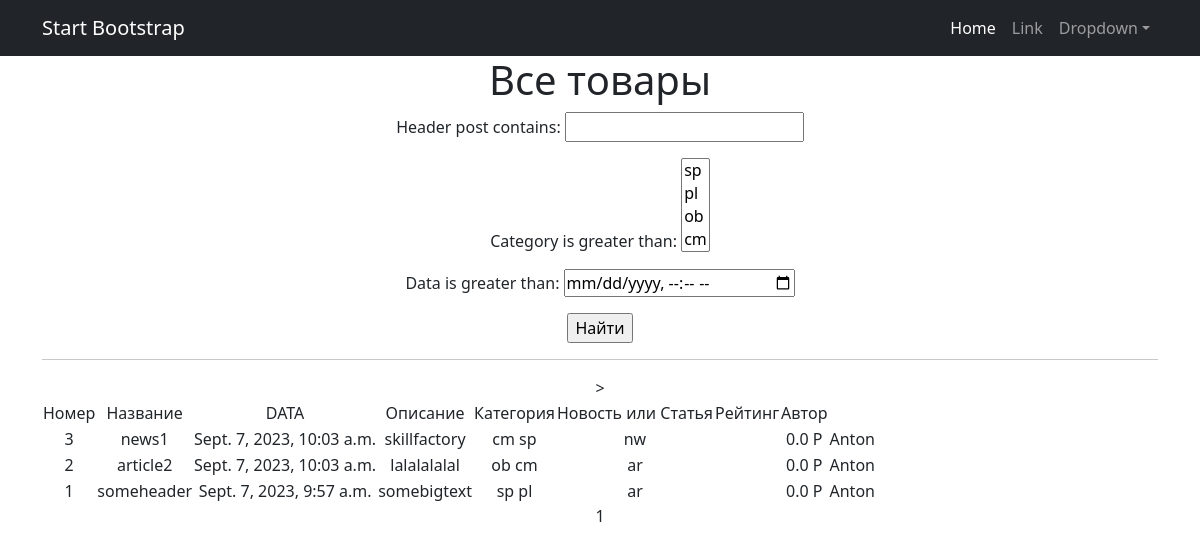
Before: /news/ with the older database file.
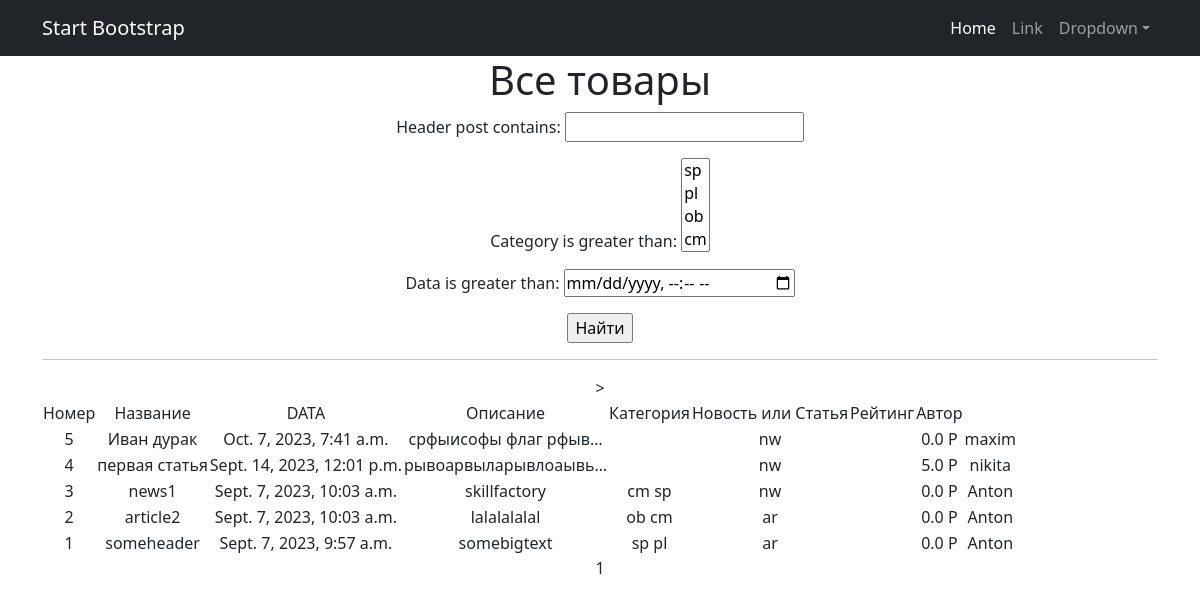
After: the same page with the newer database file.
### news/models.py (models this page shows, shortened)
class Post(models.Model):
    autor = models.ForeignKey(Autor, on_delete= models.CASCADE)
    article = 'ar'
    news = 'nw'
    POST = (
        (article, 'Статья'),
        (news, 'Новость')
    )
    data = models.DateTimeField(auto_now_add = True)
    st_or_nw = models.CharField(max_length=2, choices=POST,default=article)
    header_post=models.CharField(max_length=255)
    test_post = models.TextField()
    rating = models.FloatField()
    category =models.ManyToManyField(Category, through = 'PostCategory')

class Category(models.Model):
    sport = 'sp'
    politic = 'pl'
    obrazovanie = 'ob'
    comedy = 'cm'
    CATEGORY = (
        (sport, 'Спорт'),
        (politic, 'Политика'),
        (obrazovanie, 'Образование'),
        (comedy, 'Комедия')
    )
    name_cat = models.CharField(max_length= 2, unique=True,
                           choices=CATEGORY)
    subscribers = models.ManyToManyField(User, related_name='categories')
    def __str__(self):
        return f"{self.name_cat}"

class Autor(models.Model):  # наследуемся от класса Model
    autorUser = models.OneToOneField(User, on_delete=models.CASCADE)
    reit_pos_Autor = models.FloatField(default=0)

### news/views.py (the view)
# urls.py: path('', PostList.as_view(), name='post_list'),
class PostList(ListView):
    model = Post
    ordering = '-data'
    template_name = 'news.html'
    context_object_name = 'news'
    paginate_by = 10
    def get_queryset(self):
        queryset = super().get_queryset()
        self.filterset = PostFilter(self.request.GET, queryset)
        return self.filterset.qs
    def get_context_data(self, **kwargs):
        context = super().get_context_data(**kwargs)
        context['filterset'] = self.filterset
        return context

### news/templatetags/custom_filters.py (called while the page is built)
@register.filter()
def currency(value, code='rub'):
   postfix = CURRENCIES_SYMBOLS[code]
   return f'{value} {postfix}'

### templates/news.html (shortened to what this page needs)
{% extends 'flatpages/default.html' %}
{% load custom_filters %}
{% load custom_tags %}
{% load censor %}
{% block content %}
   <h1>Все товары</h1>
   <form action="" method="get">
       {{ filterset.form.as_p }}
       <input type="submit" value="Найти" />
   </form>
   <hr>
   {% if news %}
       <table>
           <tr>
               <td>Номер</td>
               <td>Название</td>
               <td>DATA</td>
               <td>Описание</td>
               <td>Категория</td>
               <td>Новость или Статья</td>>
               <td>Рейтинг</td>
               <td>Автор</td>
           </tr>
           {% for post in news %}
           <tr>
               <td>{{post.id}}</td>
               <td>{{ post.header_post }}</td>
               <td>{{post.data}} </td>
               <td>{{ post.test_post|truncatechars:20}}</td>
               <td>
                    {% for cat in post.category.all %}
                        {{ cat.name_cat }}
                        {% endfor %}
                </td>
               <td>{{post.st_or_nw}}</td>
               <td>
                </td>
               <td>{{ post.autor.reit_pos_Autor|currency}}</td>
               <td>{{ post.autor.autorUser }}</td>
           </tr>
           {% endfor %}
       </table>
   {% else %}
       <h2>Товаров нет!</h2>!
   {% endif %}
   {{ page_obj.number }}
{% endblock content %}

### templates/flatpages/default.html (shortened to what this page needs)
<!DOCTYPE html>
<html lang="en">
    <head>
        {% load static %}
        <link href="{% static 'css/styles.css' %}" rel="stylesheet" />
    </head>
    <body>
        <nav class="navbar navbar-expand-lg navbar-dark bg-dark">
            <div class="container">
                <a class="navbar-brand" href="#">Start Bootstrap</a>
                <div class="collapse navbar-collapse" id="navbarSupportedContent">
                    <ul class="navbar-nav ms-auto mb-2 mb-lg-0">
                        <li class="nav-item"><a class="nav-link active" aria-current="page" href="#">Home</a></li>
                        <li class="nav-item"><a class="nav-link" href="#">Link</a></li>
                        <li class="nav-item dropdown">
                            <a class="nav-link dropdown-toggle" id="navbarDropdown" href="#" role="button" data-bs-toggle="dropdown" aria-expanded="false">Dropdown</a>
                        </li>
                    </ul>
                </div>
            </div>
        </nav>
        <div class="container">
   <div class="row">
       <div class="col-lg-12 text-center">
           {% block content %}{% endblock content %}
       </div>
   </div>
</div>
    </body>
</html>

Changed rows visible on the page:
added Post: id "5", header_post "Иван дурак", data "Oct. 7, 2023, 7:41 a.m.", test_post "срфыисофы флаг рфыв…", st_or_nw "nw", autor.reit_pos_Autor "0.0 Р", autor.autorUser "maxim"
added Post: id "4", header_post "первая статья", data "Sept. 14, 2023, 12:01 p.m.", test_post "рывоарвыларывлоаывь…", st_or_nw "nw", autor.reit_pos_Autor "5.0 Р", autor.autorUser "nikita"
